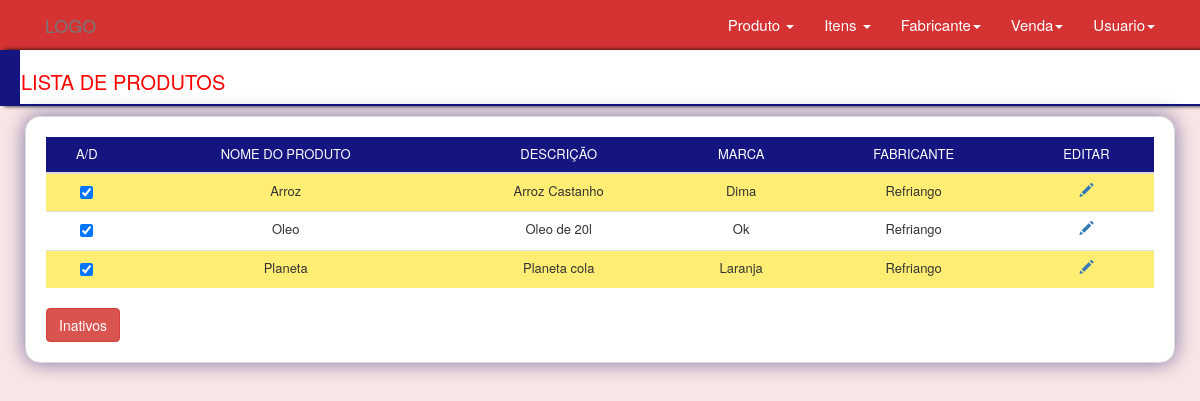
/views/?pg=produto/produto (signed in), run on the app's committed database.
### tables this page shows
CREATE TABLE `marca` (
  `idMarca` int(11) NOT NULL,
  `NomeMarca` varchar(175) NOT NULL,
  `pro_idProduto` int(11) NOT NULL,
  `fabri_idFabricante` int(11) NOT NULL
);

CREATE TABLE `produto` (
  `idProduto` int(11) NOT NULL,
  `NomeProduto` varchar(200) DEFAULT NULL,
  `Descricao` varchar(200) NOT NULL,
  `Pro_ativo` enum('1','0') NOT NULL DEFAULT '1',
  `Usuario_idUser` int(11) NOT NULL,
  `ImagemProduto` varchar(200) DEFAULT NULL
);

CREATE TABLE `fabricante` (
  `idFabricante` int(11) NOT NULL,
  `NomeFabricante` varchar(200) DEFAULT NULL,
  `TelefoneFabricante` varchar(150) DEFAULT NULL,
  `EmailFabricante` varchar(150) DEFAULT NULL,
  `EnderecoFabricante` varchar(200) DEFAULT NULL,
  `Fabricante_ativo` enum('0','1') DEFAULT NULL,
  `Usuario_idUser` int(11) NOT NULL
);

### config/auth.php (called while the page is built, shortened)
<?php
	if (isset($_SESSION["dados"]["idLogin"] ) && isset($_SESSION["dados"]["permissao"])){
		$permissao = $_SESSION["dados"]["permissao"];
	} else {
		header("location:../destroy.php");
	}
 ?>

### App/Models/connection.php (called while the page is built, shortened)
<?php
 abstract class Connect {
 	private $host = "localhost";
 	private $user = "root";
 	private $pass = "";
 	private $bd   = "control_estoque";
 	public function __construct()
 	{
 		try{
	 		$dns = "mysql:host=".$this->host.";dbname=".$this->bd;
	 		$sql = new PDO($dns,$this->user,$this->pass);
	 		$sql->setAttribute(PDO::ATTR_ERRMODE,PDO::ERRMODE_EXCEPTION);
	 		$this->con = $sql;
	 	}catch(PDOException $e){
	 		if($e->getCode() == 2002){
	 			echo "O servidor esta desligado";
	 		}else{
	 			echo $e->getCode();
	 		}
	 	}
 	}
 }
?>

### App/Models/produto.class.php (called while the page is built, shortened)
<?php
	require_once 'connection.php';
	class Produto extends Connect
	{
		public function listarProduto($public)
		{
			try {
				$listar = $this->con->prepare("SELECT * FROM produto JOIN marca ON produto.idProduto = marca.pro_idProduto JOIN fabricante ON marca.fabri_idFabricante = fabricante.idFabricante WHERE Pro_ativo = ?");
				$listar->bindValue(1,$public);
				$listar->execute();
				if($listar->rowCount()>0){
					$dados = $listar->fetchAll(PDO::FETCH_OBJ);
					return $dados;
				}else{
					return $dados = 0;
				}
			} catch (Exception $e) {
			}
		}
	}
 ?>

### views/produto/produto.php (the view, shortened to what this page needs)
<!DOCTYPE html>
<html lang="pt-br">
<head>
	<link rel="stylesheet" type="text/css" href="../dist/bootstrap/css/bootstrap.css" />
	<link rel="stylesheet" type="text/css" href="../dist/bootstrap/css/estilo.css" />
</head>
<?php
if($permissao==1  || $permissao == 3){
	require_once'../App/Models/produto.class.php';
	require_once'../layout/layout.php';
	echo $header;
	$public =1;
	$produto = new Produto();
	if(isset($_POST["public"])){
		$public = $_POST["public"];
		if($public ==1){
			$public = 0;
			$btnNome = "Ativos";
			$dadoEstatus ="inativo";
		}else{
			$public = 1;
			$btnNome = "Inativos";
			$dadoEstatus ="ativo";
		}
	}else{
		$public = 1;
		$btnNome = "Inativos";
		$dadoEstatus ="ativo";
	}
echo '
<div class="container-header">
	<h1>Lista de produtos</h1>
</div>
<div class="container">
	<div class="row background">
		<div class="col-sm-12 style-form table-bordered table-hover table-condensed">';
		$dados	= $produto->listarProduto($public);
		if($dados != 0){
			$d 	= new arrayIterator($dados);
		echo'
			<table class="table table-striped">
				<thead>
					<tr class="tr-thead">';
						if($permissao == 1){
						echo '<th>A/D </th>';
						}
						echo'
						<th>Nome do Produto</th>
						<th>Descrição</th>
						<th>Marca</th>
						<th>Fabricante</th>';
						if($permissao == 1){
						echo '<th>Editar </th>';
						}
			echo'	</tr>
				</thead>
				<tbody>';
					while($d->valid()){
						$ativo 		= $d->current()->Pro_ativo;
						$idProduto	= $d->current()->idProduto;
						if($ativo == 1){
							$checked ="checked";
						}else{
							$checked = "";
						}
				echo'
					<tr class="tr-tbody">';
						if($permissao == 1){
						echo '
						<td>
							<form method="post" action="produto/ativo.php">
								<input type="hidden" name="id" value="'.$idProduto.'"/>
								<input type="hidden" '.$checked.' name="status" value="'.$ativo.'"/>
								<input type="checkbox" '.$checked.' onclick="this.form.submit()"/>
								 <input type="hidden" name="idUser" value="1"/>
							</form>
						</td>';
						}
						echo'
						<td>'.$d->current()->NomeProduto.'</td>
						<td>'.$d->current()->Descricao.'</td>
						<td>'.$d->current()->NomeMarca.'</td>
						<td>'.$d->current()->NomeFabricante.'</td>
						';
						if($permissao == 1){
				echo'	<td>
							<a href="?pg=produto/edita&idProduto='.$idProduto.'&&ac=edita" class="glyphicon glyphicon-pencil"></a>
						</td>';
						}
				echo'</tr>';
						$d->next();
					}
			echo'</tbody>
			</table>';
				}else{
					echo' <h2 class=" me">Nenhum dado '.$dadoEstatus.' encontrado </h2><span class="gyphicon glyphicon-bancircle"></span>';
				}
			echo'<div class="row">
				<div class="container">
					<div class>
					<form method="post">
						<button name="public" value="'.$public.'" class="btn btn-danger">'.$btnNome.'</button>
					</form>
					</div>
				<div>
			</div>
		</div>
	</div>
</div>';
	echo $footer;
}else{
	header("location:../destroy.php");
}
?>

### views/index.php
<?php
	require '../config/auth.php';
	if (isset($_GET["pg"])) {
		$file = $_GET["pg"];
		if (file_exists("$file.php")){
			require_once ''.$file.'.php';
		}else{
			require_once 'home.php';
		}
	} else{
		require_once 'home.php';
	}
 ?>

### layout/layout.php (shortened to what this page needs)
<?php
	$url = "http://$server/";
	if($permissao == 1){
		$yP ='	<li><a href="?pg=produto/produto" class="">Produto</a></li>
		<li><a href="?pg=produto/cadastro" class="">Adiconar</a></li>';
	}else{
		$yP= '<li><a href="?pg=produto/produto" class="">Produto</a></li>';
	}
	if($permissao == 1){
		$yI ='	<li><a href="?pg=itens/itens" class="">Itens</a></li>
				<li><a href="?pg=itens/cadastro" class="">Adiconar</a></li>';
	}else{
		$yI= '<li><a href="?pg=itens/itens" class="">Itens</a></li>';
	}
	if($permissao == 1){
		$yF ='	<li><a href="?pg=fabricante/fabricante">Fabricante</a></li>
				<li><a href="?pg=fabricante/cadastro">Adiciona</a></li>';
	}else{
		$yF= '<li><a href="?pg=fabricante/fabricante">Fabricante</a></li>';
	}
	if($permissao == 1){
		$yU ='	<li><a href="?pg=usuario/usuario">Usuario</a></li>
				<li><a href="?pg=usuario/cadastro">Adiciona</a></li>
				<li><a href="destroy.php">Sair</a></li>';
	}else{
		$yU= '<li><a href="?pg=usuario/usuario">Usuario</a></li>
				<li><a href="destroy.php">Sair</a></li>';
	}
	if($permissao == 1){
		$yV ='	<li><a href="?pg=venda/venda">Venda</a></li>';
	}else{
		$yV= '<li><a href="?pg=venda/venda">Venda</a></li>
				<li><a href="?pg=venda/cadastro">Efetuar a venda</a></li>';
	}
	$header='
	<body>
	<div>
		<header class="navbar-default header">
			<div class="container">
				<button type="button" class="navbar-toggle collapsed " data-toggle="collapse"
						data-target="#barra-navegacao">
						<span class="icon-bar"></span>
						<span class="icon-bar"></span>
						<span class="icon-bar"></span>
				</button>
				<div class="navbar-header">
					<a href="" class="navbar-brand">LOGO</a>
				</div>
				<nav class="collapse navbar-collapse" id="barra-navegacao">
					<ul class="nav navbar-nav navbar-right">
						<li class="dropdown">
							<a href="#" class="link-nav dropdown-toggle" data-toggle="dropdown">Produto
								<span class="caret"></span>
							</a>
							<ul class="dropdown-menu">
								'.$yP.'
							</ul>
						</li>
						<li class="dropdown">
							<a href="#" class="link-nav dropdown-toggle" data-toggle="dropdown">
								Itens <span class="caret"></span>
							</a>
							<ul class="dropdown-menu">
								'.$yI.'
							<li><a href="?pg=itens/balanco" class="">Balanço</a></li>
							</ul>
						</li>
						<li class="dropdown">
							<a href="#" class="link-nav dropdown-toggle" data-toggle="dropdown">
								Fabricante<span class="caret"></span>
							</a>
							<ul class="dropdown-menu">
								'.$yF.'
							</ul>
						</li>
						<li class="dropdown">
							<a href="#" class="link-nav dropdown-toggle" data-toggle="dropdown">
								Venda<span class="caret"></span>
							</a>
							<ul class="dropdown-menu">
								'.$yV.'
								<li><a href="?pg=venda/relatorio">Relatórios</a></li>
							</ul>
						</li>
						<li class="dropdown">
							<a href="#" class="link-nav dropdown-toggle" data-toggle="dropdown">
								Usuario<span class="caret"></span>
							</a>
							<ul class="dropdown-menu">
								'.$yU.'
							</ul>
						</li>
					</ul>
				</nav>
			</div>
		</header>
		<section class="">
	';
$footer='
</div>
	<script type="text/javascript"src="'.$url.'dist/bootstrap/js/jquery.js"></script>
	<script type="text/javascript"src="'.$url.'dist/js/main.js"></script>
	<script type="text/javascript"src="'.$url.'dist/bootstrap/js/bootstrap.js"></script>
	<script type="text/javascript"src="'.$url.'dist/js/valida.js"></script>
</body>
</html>';
?>

### data on the page
marca: pro_idProduto.NomeProduto "Arroz", pro_idProduto.Descricao "Arroz Castanho", NomeMarca "Dima", fabri_idFabricante.NomeFabricante "Refriango"
marca: pro_idProduto.NomeProduto "Oleo", pro_idProduto.Descricao "Oleo de 20l", NomeMarca "Ok", fabri_idFabricante.NomeFabricante "Refriango"
marca: pro_idProduto.NomeProduto "Planeta", pro_idProduto.Descricao "Planeta cola", NomeMarca "Laranja", fabri_idFabricante.NomeFabricante "Refriango"

### other printed values
$btnNome "Inativos"
